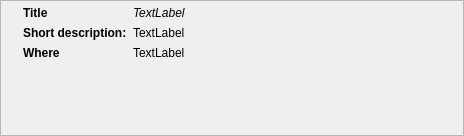
<?xml version="1.0" encoding="UTF-8"?>
<ui version="4.0">
 <class>MiniRecipe</class>
 <widget class="QFrame" name="MiniRecipe">
  <property name="geometry">
   <rect>
    <x>0</x>
    <y>0</y>
    <width>464</width>
    <height>136</height>
   </rect>
  </property>
  <property name="windowTitle">
   <string>Form</string>
  </property>
  <property name="frameShape">
   <enum>QFrame::StyledPanel</enum>
  </property>
  <property name="frameShadow">
   <enum>QFrame::Raised</enum>
  </property>
  <layout class="QHBoxLayout" name="horizontalLayout">
   <property name="leftMargin">
    <number>9</number>
   </property>
   <property name="topMargin">
    <number>5</number>
   </property>
   <property name="bottomMargin">
    <number>5</number>
   </property>
   <item>
    <widget class="QLabel" name="imageLabel">
     <property name="sizePolicy">
      <sizepolicy hsizetype="Minimum" vsizetype="Preferred">
       <horstretch>0</horstretch>
       <verstretch>0</verstretch>
      </sizepolicy>
     </property>
     <property name="text">
      <string/>
     </property>
    </widget>
   </item>
   <item>
    <layout class="QFormLayout" name="formLayout">
     <property name="fieldGrowthPolicy">
      <enum>QFormLayout::ExpandingFieldsGrow</enum>
     </property>
     <item row="0" column="0">
      <widget class="QLabel" name="label_5">
       <property name="font">
        <font>
         <weight>75</weight>
         <bold>true</bold>
        </font>
       </property>
       <property name="text">
        <string>Title</string>
       </property>
      </widget>
     </item>
     <item row="0" column="1">
      <widget class="QLabel" name="titleLabel">
       <property name="sizePolicy">
        <sizepolicy hsizetype="MinimumExpanding" vsizetype="Preferred">
         <horstretch>0</horstretch>
         <verstretch>0</verstretch>
        </sizepolicy>
       </property>
       <property name="font">
        <font>
         <weight>50</weight>
         <italic>true</italic>
         <bold>false</bold>
        </font>
       </property>
       <property name="text">
        <string>TextLabel</string>
       </property>
       <property name="wordWrap">
        <bool>true</bool>
       </property>
      </widget>
     </item>
     <item row="1" column="0">
      <widget class="QLabel" name="label_8">
       <property name="font">
        <font>
         <weight>75</weight>
         <bold>true</bold>
        </font>
       </property>
       <property name="text">
        <string>Short description:</string>
       </property>
      </widget>
     </item>
     <item row="1" column="1">
      <widget class="QLabel" name="shortDescLabel">
       <property name="text">
        <string>TextLabel</string>
       </property>
       <property name="wordWrap">
        <bool>true</bool>
       </property>
      </widget>
     </item>
     <item row="2" column="0">
      <widget class="QLabel" name="label">
       <property name="font">
        <font>
         <weight>75</weight>
         <bold>true</bold>
        </font>
       </property>
       <property name="text">
        <string>Where</string>
       </property>
      </widget>
     </item>
     <item row="2" column="1">
      <widget class="QLabel" name="backendLabel">
       <property name="text">
        <string>TextLabel</string>
       </property>
      </widget>
     </item>
    </layout>
   </item>
  </layout>
 </widget>
 <resources/>
 <connections/>
</ui>
